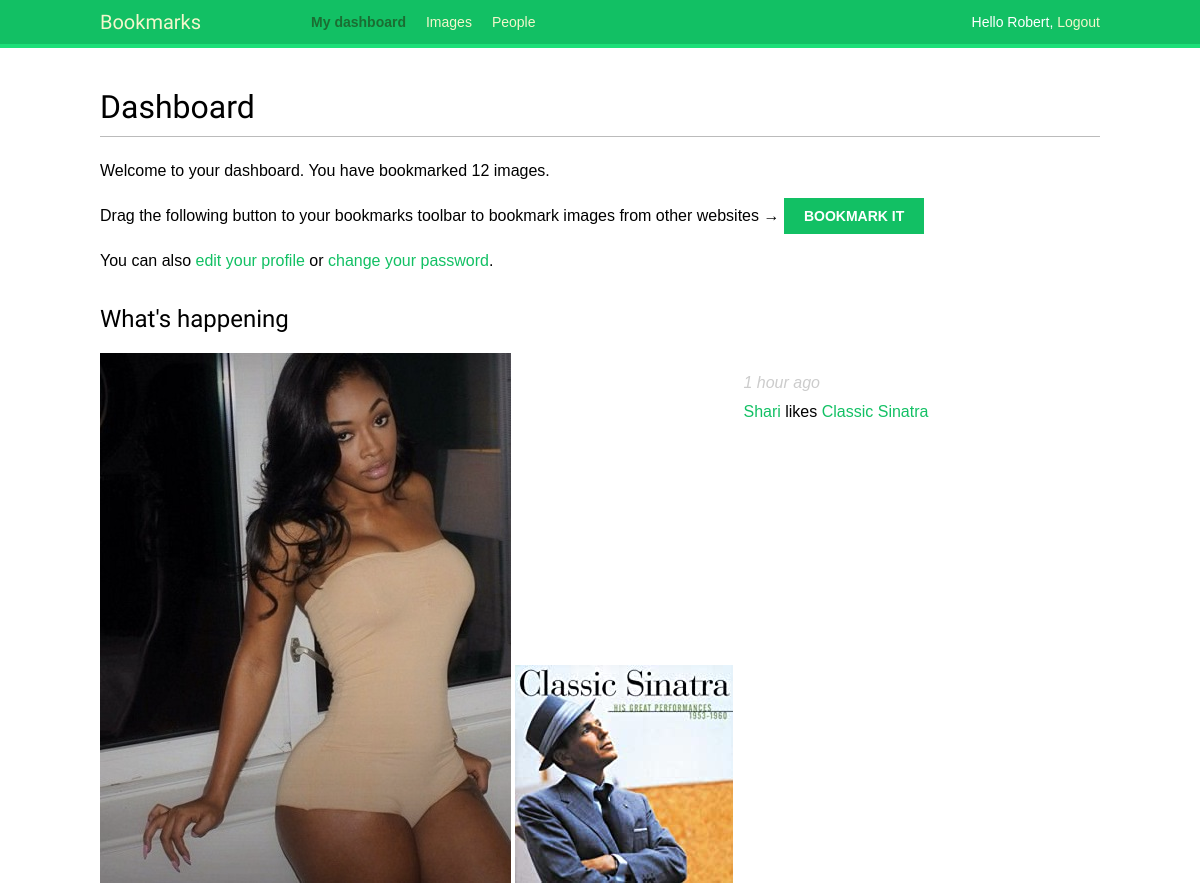
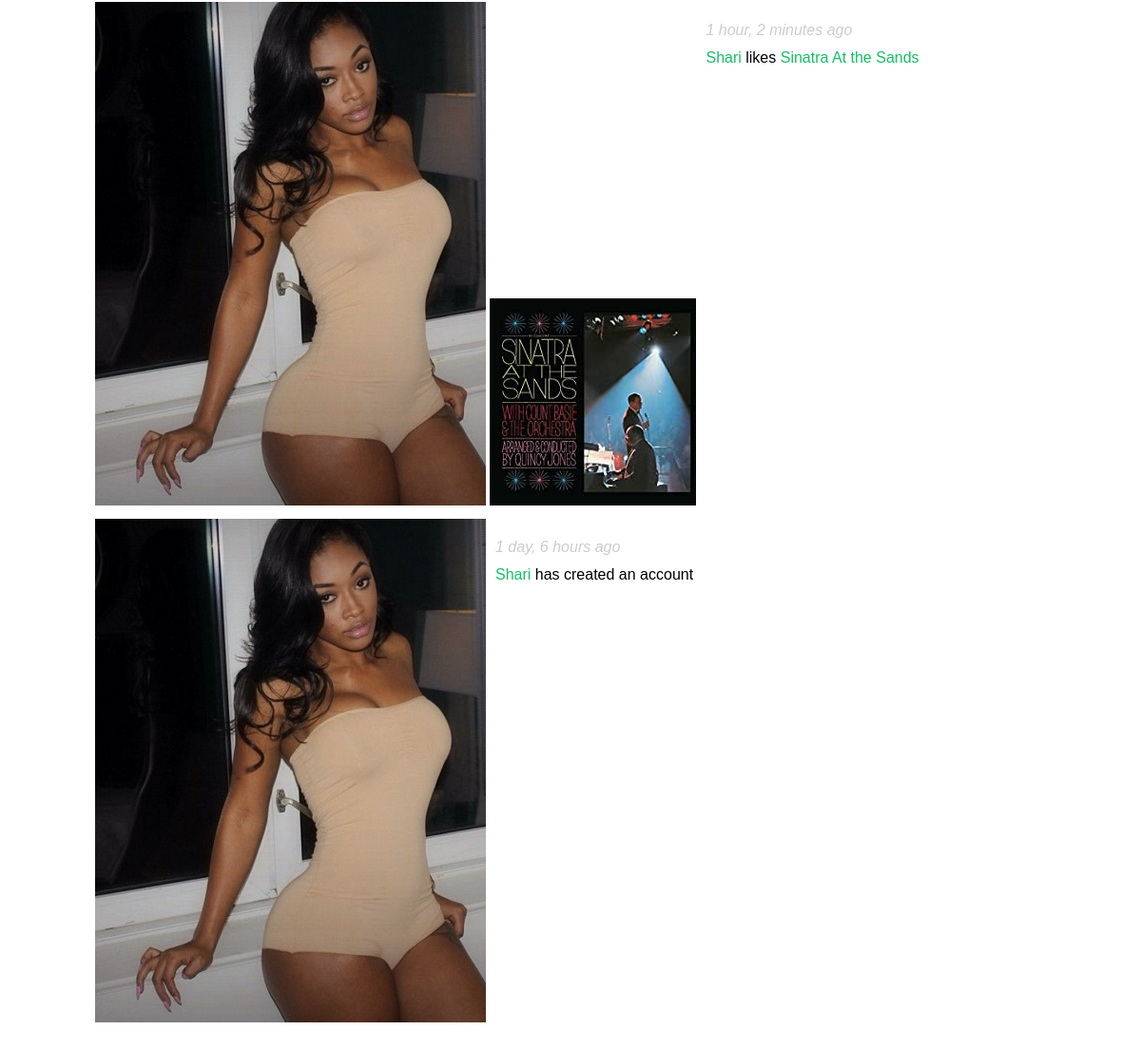
/account/ (signed in), run on the app's committed database (2 pictures, top to bottom).
### actions/models.py (models this page shows)
class Action(models.Model):
    user = models.ForeignKey('auth.User',
                             related_name='actions',
                             db_index=True,
                             on_delete=models.CASCADE)
    target_ct = models.ForeignKey(ContentType,
                                      blank=True,
                                      null=True,
                                      related_name='target_obj',
                                      on_delete=models.CASCADE)
    target_id = models.PositiveIntegerField(null=True,
                                            blank=True,
                                            db_index=True)
    target = GenericForeignKey('target_ct', 'target_id')
    verb = models.CharField(max_length=255)
    created = models.DateTimeField(auto_now_add=True,
                                   db_index=True)
    class Meta:
        ordering = ('-created',)

### images/models.py (models this page shows, shortened)
class Image(models.Model):
    user = models.ForeignKey(settings.AUTH_USER_MODEL,
                             related_name='images_created',
                             on_delete=models.CASCADE)
    title = models.CharField(max_length=200)
    slug = models.SlugField(max_length=200,
                            blank=True)
    url = models.URLField()
    image = models.ImageField(upload_to='images/%Y/%m/%d/')
    description = models.TextField(blank=True)
    created = models.DateField(auto_now_add=True,
                               db_index=True)
    users_like = models.ManyToManyField(settings.AUTH_USER_MODEL,
                                        related_name='images_liked',
                                        blank=True)
    total_likes = models.PositiveIntegerField(db_index=True,
                                              default=0)
    def __str__(self):
        return self.title
    def get_absolute_url(self):
            return reverse('images:detail', args=[self.id, self.slug])

### account/views.py (the view)
# urls.py: path('', views.dashboard, name='dashboard'),
@login_required
def dashboard(request):
    actions = Action.objects.exclude(user=request.user)
    following_ids = request.user.following.values_list('id',
                                                       flat=True)
    if following_ids:
        actions = actions.filter(user_id__in=following_ids)
    actions = actions.select_related('user', 'user__profile')\
                     .prefetch_related('target')[:10]
    return render(request,
                  'account/dashboard.html',
                  {'section': 'dashboard',
                   'actions': actions})

### account/templates/account/dashboard.html (shortened to what this page needs)
{% extends "base.html" %}
{% block content %}
  <h1>Dashboard</h1>
  {% with total_images_created=request.user.images_created.count %}
    <p>Welcome to your dashboard. You have bookmarked {{ total_images_created }} image{{ total_images_created|pluralize }}.</p>
  {% endwith %}
  <p>Drag the following button to your bookmarks toolbar to bookmark images from other websites → <a href="javascript:{% include "bookmarklet_launcher.js" %}" class="button">Bookmark it</a><p>
  <p>You can also <a href="{% url "edit" %}">edit your profile</a> or <a href="{% url "password_change" %}">change your password</a>.<p>
  <h2>What's happening</h2>
  <div id="action-list">
    {% for action in actions %}
      {% include "actions/action/detail.html" %}
    {% endfor %}
  </div>
{% endblock %}

### account/templates/base.html (shortened to what this page needs)
{% load staticfiles %}
<!DOCTYPE html>
<html>
<head>
  <link href="{% static "css/base.css" %}" rel="stylesheet">
</head>
<body>
  <div id="header">
    <span class="logo">Bookmarks</span>
    {% if request.user.is_authenticated %}
      <ul class="menu">
        <li {% if section == "dashboard" %}class="selected"{% endif %}>
          <a href="{% url "dashboard" %}">My dashboard</a>
        </li>
        <li {% if section == "images" %}class="selected"{% endif %}>
          <a href="{% url "images:list" %}">Images</a>
        </li>
        <li {% if section == "people" %}class="selected"{% endif %}>
          <a href="{% url "user_list" %}">People</a>
        </li>
      </ul>
    {% endif %}
    <span class="user">
      {% if request.user.is_authenticated %}
        Hello {{ request.user.first_name }},
        <a href="{% url "logout" %}">Logout</a>
      {% else %}
        <a href="{% url "login" %}">Log-in</a>
      {% endif %}
    </span>
  </div>
  <div id="content">
    {% block content %}
    {% endblock %}
  </div>
</body>
</html>

### account/templates/actions/action/detail.html
{% load thumbnail %}
{% with user=action.user profile=action.user.profile %}
<div class="action">
  <div class="images">
    {% if profile.photo %}
      {% thumbnail user.profile.photo "80x80" crop="100%" as im %}
        <a href="{{ user.get_absolute_url }}">
          <img src="{{ im.url }}" alt="{{ user.get_full_name }}" class="item-img">
        </a>
      {% endthumbnail %}
    {% endif %}
    {% if action.target %}
      {% with target=action.target %}
        {% if target.image %}
          {% thumbnail target.image "80x80" crop="100%" as im %}
            <a href="{{ target.get_absolute_url }}">
              <img src="{{ im.url }}" class="item-img">
            </a>
          {% endthumbnail %}
        {% endif %}
      {% endwith %}
    {% endif %}
  </div>
  <div class="info">
    <p>
      <span class="date">{{ action.created|timesince }} ago</span>
      <br />
      <a href="{{ user.get_absolute_url }}">
        {{ user.first_name }}
      </a>
      {{ action.verb }}
      {% if action.target %}
        {% with target=action.target %}
          <a href="{{ target.get_absolute_url }}">{{ target }}</a>
        {% endwith %}
      {% endif %}
    </p>
  </div>
</div>
{% endwith %}

### account/static/css/base.css (style rules this page uses)
body { margin:0; padding:0; font-family:helvetica, sans-serif; }
p { line-height: 1.8; }
a { color:#12c064; text-decoration:none; }
h1, h2, h3, h4, h5 , h6 { font-family: 'Muli', sans-serif; font-weight:normal; }
h1 { border-bottom:1px solid #bbb; padding:0 0 10px 0; margin:10px 0 20px 0; }
h2 { margin:30px 0 20px; }
#header { padding:10px 100px; font-size:14px; background:#12c064; color:#fff; border-bottom:4px solid #1cdf78; overflow:auto; }
#header .logo { font-family: 'Muli', sans-serif; float:left; color:#f3f7cc; font-size:20px; margin-right:10%; }
#header ul.menu { list-style:none; float:left; margin:0; padding:0; }
#header ul.menu li { float:left; padding:4px 10px; }
#header ul.menu li.selected a, #header ul.menu li.selected a:hover { color:#1b6d32; font-weight:bold; }
#header a { color:#f3f7cc; }
#header .user { float:right; padding-top:4px; }
#content { padding:30px 100px; }
input[type=submit], a.button { font-weight:bold; background:#12c064; color:#fff; padding:10px 20px; font-size:14px; text-transform:uppercase; }
.action { clear:both; overflow:auto; }
.action .images { float:left; margin:0 10px 10px 0; }
.action .date { font-style:italic; color:#ccc; }

### data on the page
Action: shows a picture, created "1 hour", user.first_name "Shari", verb "likes", target "Classic Sinatra"
Action: shows a picture, created "1 hour, 2 minutes", user.first_name "Shari", verb "likes", target "Sinatra At the Sands"
Action: created "1 day, 6 hours", user.first_name "Shari", verb "has created an account"

### other printed values
{{ request.user.first_name }} "Robert"
{{ total_images_created }} "12"
